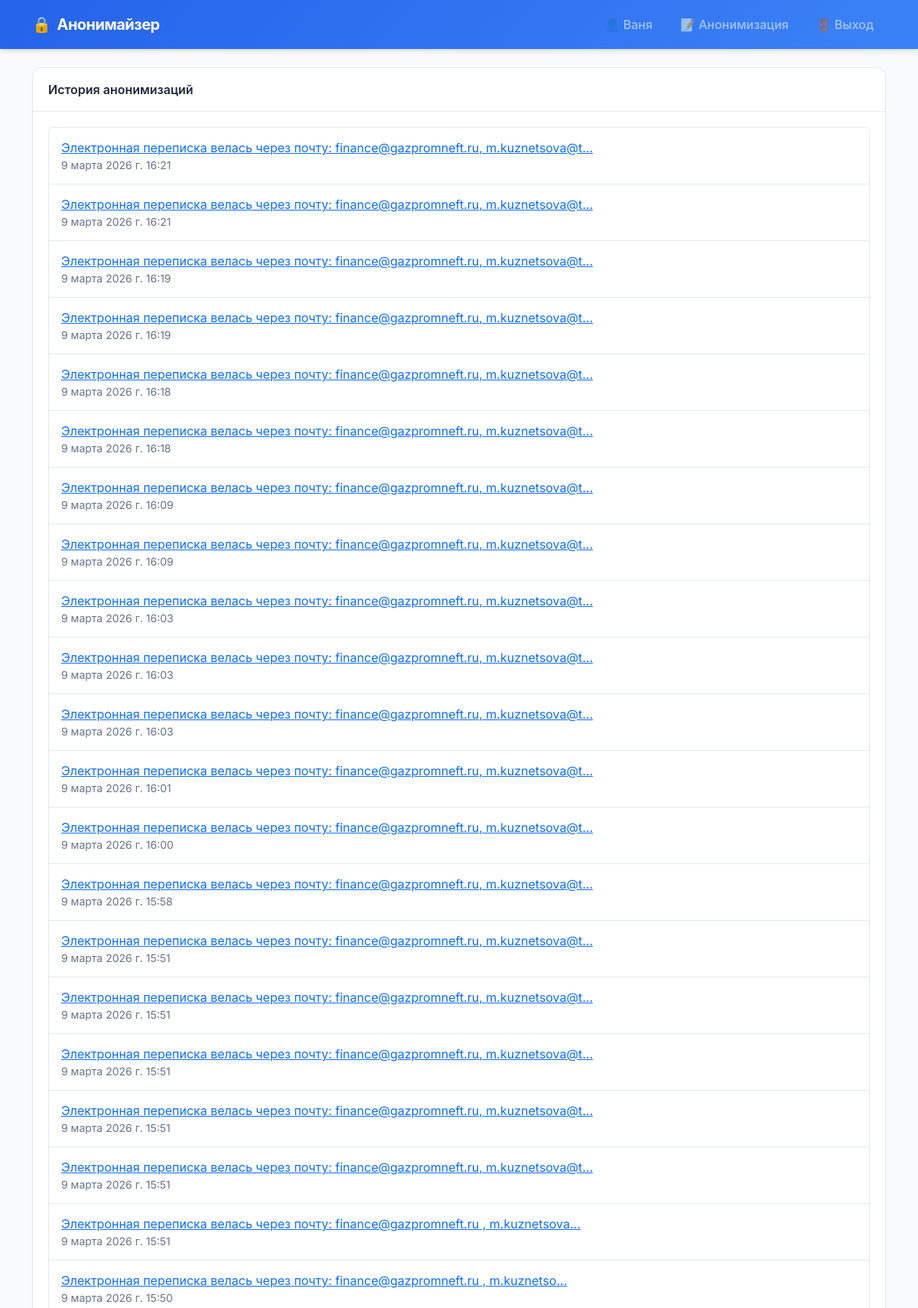
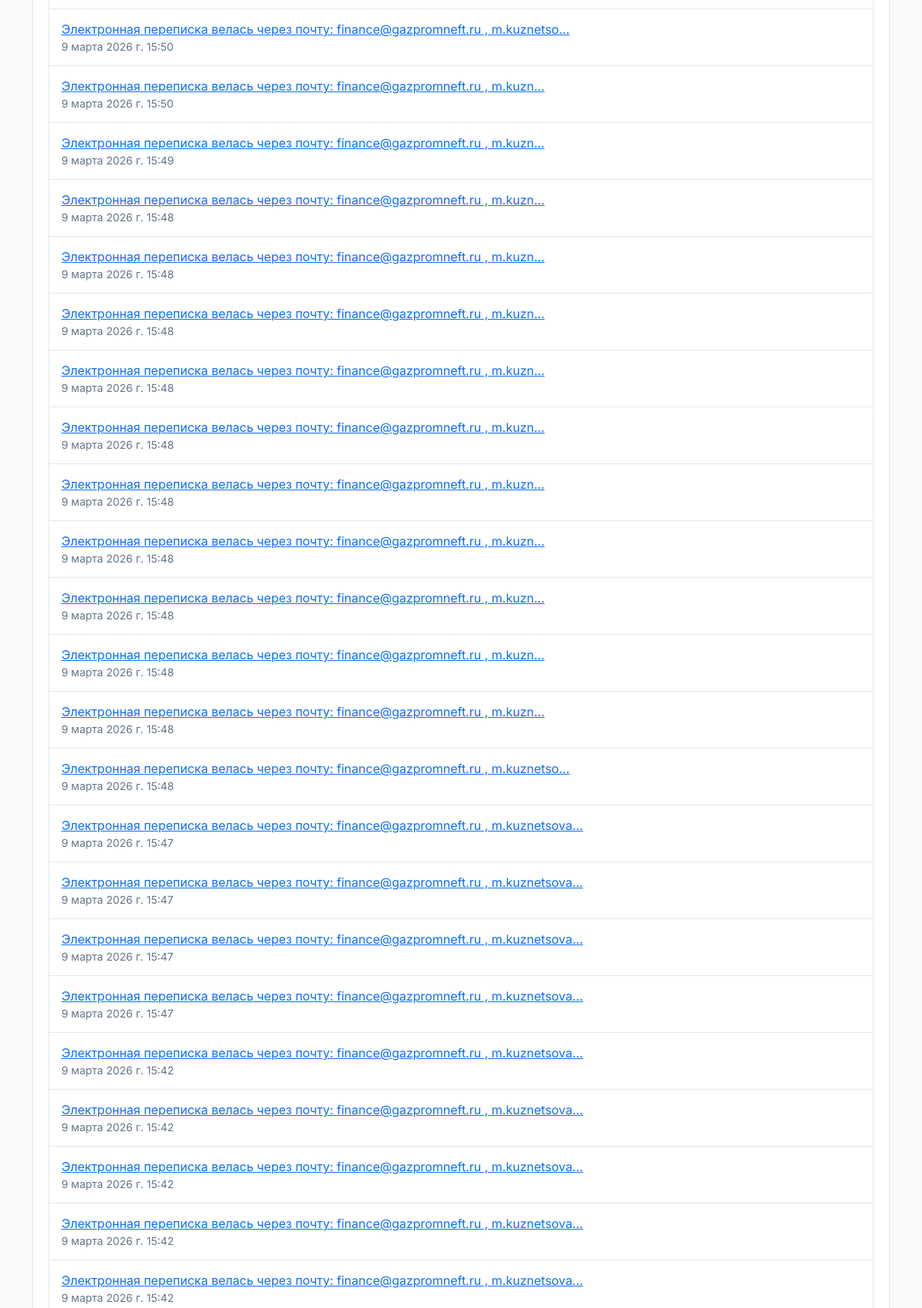
Page /history/ (signed in, upper part) on the committed database (2 pictures, top to bottom).
### web/core/models.py (models this page shows, shortened)
class AnonymizationHistory(models.Model):
    user = models.ForeignKey(settings.AUTH_USER_MODEL, on_delete=models.CASCADE, related_name="anonymizations")
    title = models.CharField(max_length=255, blank=True)
    original = models.TextField()
    result = models.TextField()
    entities = models.TextField(blank=True, default="[]")  # JSON-строка с данными сущностей
    created_at = models.DateTimeField(auto_now_add=True)
    class Meta:
        ordering = ["-created_at"]
        verbose_name = "История анонимизации"
        verbose_name_plural = "История анонимизаций"

### web/core/views.py (the view)
# urls.py: path("history/", views.history_view, name="history"),
@login_required
def history_view(request):
    history = AnonymizationHistory.objects.filter(user=request.user)
    return render(request, "history.html", {"history": history})

### web/templates/history.html
{% extends "base.html" %}
{% block content %}
<div class="card">
  <div class="card-header">История анонимизаций</div>
  <div class="card-body">
    <ul class="list-group">
      {% if history %}
        {% for h in history %}
          <li class="list-group-item">
            <a href="{% url 'core:history_detail' h.pk %}">{{ h.title|default:"(без заголовка)" }}</a>
            <div class="text-muted small">{{ h.created_at }}</div>
          </li>
        {% endfor %}
      {% else %}
        <li class="list-group-item text-muted">История пуста</li>
      {% endif %}
    </ul>
  </div>
</div>
{% endblock %}

### web/templates/base.html (shortened to what this page needs)
<!doctype html>
<html lang="ru">
<head>
  <link href="https://cdn.jsdelivr.net/npm/bootstrap@5.3.2/dist/css/bootstrap.min.css" rel="stylesheet">
  <link href="https://cdn.jsdelivr.net/npm/bootstrap-icons@1.11.1/font/bootstrap-icons.css" rel="stylesheet">
</head>
<body>
<nav class="navbar navbar-expand-lg navbar-dark">
  <div class="container">
    <a class="navbar-brand d-flex align-items-center gap-2" href="{% url 'core:landing' %}">
      <span>🔒</span> Анонимайзер
    </a>
    <div class="collapse navbar-collapse" id="navbarNav">
      <ul class="navbar-nav ms-auto gap-1">
        {% if user.is_authenticated %}
          <li class="nav-item"><a class="nav-link" href="{% url 'core:profile' %}">👤 {{ user.username }}</a></li>
          <li class="nav-item"><a class="nav-link" href="{% url 'core:anonymize' %}">📝 Анонимизация</a></li>
          <li class="nav-item"><a class="nav-link" href="{% url 'logout' %}">🚪 Выход</a></li>
        {% else %}
          <li class="nav-item"><a class="nav-link" href="{% url 'login' %}">Вход</a></li>
          <li class="nav-item"><a class="nav-link" href="{% url 'register' %}">Регистрация</a></li>
        {% endif %}
      </ul>
    </div>
  </div>
</nav>
<div class="container py-4">
  {% block content %}{% endblock %}
</div>
</body>
</html>

### web/templates/base.html (style rules this page uses)
:root { --primary-color: #2563eb; --primary-hover: #1d4ed8; --secondary-color: #64748b; --success-color: #10b981; --danger-color: #ef4444; --background-color: #f8fafc; --card-background: #ffffff; --text-primary: #1e293b; --text-secondary: #64748b; --border-color: #e2e8f0; --shadow-sm: 0 1px 2px 0 rgb(0 0 0 / 0.05); --shadow-md: 0 4px 6px -1px rgb(0 0 0 / 0.1), 0 2px 4px -2px rgb(0 0 0 / 0.1); --shadow-lg: 0 10px 15px -3px rgb(0 0 0 / 0.1), 0 4px 6px -4px rgb(0 0 0 / 0.1); --radius-sm: 0.375rem; --radius-md: 0.5rem; --radius-lg: 0.75rem; }
* { font-family: 'Inter', -apple-system, BlinkMacSystemFont, 'Segoe UI', Roboto, sans-serif; }
body { background-color: var(--background-color); color: var(--text-primary); min-height: 100vh; }
.navbar { background: linear-gradient(135deg, var(--primary-color) 0%, #3b82f6 100%) !important; box-shadow: var(--shadow-md); padding: 0.75rem 0; }
.navbar-brand { font-weight: 700; font-size: 1.25rem; letter-spacing: -0.025em; }
.nav-link { font-weight: 500; padding: 0.5rem 1rem !important; border-radius: var(--radius-sm); transition: background-color 0.2s ease; }
.card { background: var(--card-background); border: 1px solid var(--border-color); border-radius: var(--radius-lg); box-shadow: var(--shadow-sm); transition: box-shadow 0.2s ease; }
.card-header { background: transparent; border-bottom: 1px solid var(--border-color); font-weight: 600; color: var(--text-primary); padding: 1rem 1.25rem; }
.card-body { padding: 1.25rem; }
.list-group-item { border: 1px solid var(--border-color); padding: 0.875rem 1rem; transition: background-color 0.15s ease; }
.text-muted { color: var(--text-secondary) !important; }
* { transition-property: background-color, border-color, color, fill, stroke; transition-timing-function: cubic-bezier(0.4, 0, 0.2, 1); transition-duration: 150ms; }

### rows in the picture
AnonymizationHistory: title "Электронная переписка велась через почту: finance@gazpromneft.ru, m.kuznetsova@t...", created_at "9 марта 2026 г. 16:21"
AnonymizationHistory: title "Электронная переписка велась через почту: finance@gazpromneft.ru, m.kuznetsova@t...", created_at "9 марта 2026 г. 16:21"
AnonymizationHistory: title "Электронная переписка велась через почту: finance@gazpromneft.ru, m.kuznetsova@t...", created_at "9 марта 2026 г. 16:19"
AnonymizationHistory: title "Электронная переписка велась через почту: finance@gazpromneft.ru, m.kuznetsova@t...", created_at "9 марта 2026 г. 16:19"
AnonymizationHistory: title "Электронная переписка велась через почту: finance@gazpromneft.ru, m.kuznetsova@t...", created_at "9 марта 2026 г. 16:18"
AnonymizationHistory: title "Электронная переписка велась через почту: finance@gazpromneft.ru, m.kuznetsova@t...", created_at "9 марта 2026 г. 16:18"
AnonymizationHistory: title "Электронная переписка велась через почту: finance@gazpromneft.ru, m.kuznetsova@t...", created_at "9 марта 2026 г. 16:09"
AnonymizationHistory: title "Электронная переписка велась через почту: finance@gazpromneft.ru, m.kuznetsova@t...", created_at "9 марта 2026 г. 16:09"
AnonymizationHistory: title "Электронная переписка велась через почту: finance@gazpromneft.ru, m.kuznetsova@t...", created_at "9 марта 2026 г. 16:03"
AnonymizationHistory: title "Электронная переписка велась через почту: finance@gazpromneft.ru, m.kuznetsova@t...", created_at "9 марта 2026 г. 16:03"
AnonymizationHistory: title "Электронная переписка велась через почту: finance@gazpromneft.ru, m.kuznetsova@t...", created_at "9 марта 2026 г. 16:03"
AnonymizationHistory: title "Электронная переписка велась через почту: finance@gazpromneft.ru, m.kuznetsova@t...", created_at "9 марта 2026 г. 16:01"
AnonymizationHistory: title "Электронная переписка велась через почту: finance@gazpromneft.ru, m.kuznetsova@t...", created_at "9 марта 2026 г. 16:00"
AnonymizationHistory: title "Электронная переписка велась через почту: finance@gazpromneft.ru, m.kuznetsova@t...", created_at "9 марта 2026 г. 15:58"
AnonymizationHistory: title "Электронная переписка велась через почту: finance@gazpromneft.ru, m.kuznetsova@t...", created_at "9 марта 2026 г. 15:51"
AnonymizationHistory: title "Электронная переписка велась через почту: finance@gazpromneft.ru, m.kuznetsova@t...", created_at "9 марта 2026 г. 15:51"
AnonymizationHistory: title "Электронная переписка велась через почту: finance@gazpromneft.ru, m.kuznetsova@t...", created_at "9 марта 2026 г. 15:51"
AnonymizationHistory: title "Электронная переписка велась через почту: finance@gazpromneft.ru, m.kuznetsova@t...", created_at "9 марта 2026 г. 15:51"
AnonymizationHistory: title "Электронная переписка велась через почту: finance@gazpromneft.ru, m.kuznetsova@t...", created_at "9 марта 2026 г. 15:51"
AnonymizationHistory: title "Электронная переписка велась через почту: finance@gazpromneft.ru , m.kuznetsova...", created_at "9 марта 2026 г. 15:51"
AnonymizationHistory: title "Электронная переписка велась через почту: finance@gazpromneft.ru , m.kuznetso...", created_at "9 марта 2026 г. 15:50"
AnonymizationHistory: title "Электронная переписка велась через почту: finance@gazpromneft.ru , m.kuznetso...", created_at "9 марта 2026 г. 15:50"
AnonymizationHistory: title "Электронная переписка велась через почту: finance@gazpromneft.ru , m.kuzn...", created_at "9 марта 2026 г. 15:50"
AnonymizationHistory: title "Электронная переписка велась через почту: finance@gazpromneft.ru , m.kuzn...", created_at "9 марта 2026 г. 15:49"
AnonymizationHistory: title "Электронная переписка велась через почту: finance@gazpromneft.ru , m.kuzn...", created_at "9 марта 2026 г. 15:48"
AnonymizationHistory: title "Электронная переписка велась через почту: finance@gazpromneft.ru , m.kuzn...", created_at "9 марта 2026 г. 15:48"
AnonymizationHistory: title "Электронная переписка велась через почту: finance@gazpromneft.ru , m.kuzn...", created_at "9 марта 2026 г. 15:48"
AnonymizationHistory: title "Электронная переписка велась через почту: finance@gazpromneft.ru , m.kuzn...", created_at "9 марта 2026 г. 15:48"
AnonymizationHistory: title "Электронная переписка велась через почту: finance@gazpromneft.ru , m.kuzn...", created_at "9 марта 2026 г. 15:48"
AnonymizationHistory: title "Электронная переписка велась через почту: finance@gazpromneft.ru , m.kuzn...", created_at "9 марта 2026 г. 15:48"
AnonymizationHistory: title "Электронная переписка велась через почту: finance@gazpromneft.ru , m.kuzn...", created_at "9 марта 2026 г. 15:48"
AnonymizationHistory: title "Электронная переписка велась через почту: finance@gazpromneft.ru , m.kuzn...", created_at "9 марта 2026 г. 15:48"
AnonymizationHistory: title "Электронная переписка велась через почту: finance@gazpromneft.ru , m.kuzn...", created_at "9 марта 2026 г. 15:48"
AnonymizationHistory: title "Электронная переписка велась через почту: finance@gazpromneft.ru , m.kuzn...", created_at "9 марта 2026 г. 15:48"
AnonymizationHistory: title "Электронная переписка велась через почту: finance@gazpromneft.ru , m.kuznetso...", created_at "9 марта 2026 г. 15:48"
AnonymizationHistory: title "Электронная переписка велась через почту: finance@gazpromneft.ru , m.kuznetsova...", created_at "9 марта 2026 г. 15:47"
AnonymizationHistory: title "Электронная переписка велась через почту: finance@gazpromneft.ru , m.kuznetsova...", created_at "9 марта 2026 г. 15:47"
AnonymizationHistory: title "Электронная переписка велась через почту: finance@gazpromneft.ru , m.kuznetsova...", created_at "9 марта 2026 г. 15:47"
AnonymizationHistory: title "Электронная переписка велась через почту: finance@gazpromneft.ru , m.kuznetsova...", created_at "9 марта 2026 г. 15:47"
AnonymizationHistory: title "Электронная переписка велась через почту: finance@gazpromneft.ru , m.kuznetsova...", created_at "9 марта 2026 г. 15:42"
AnonymizationHistory: title "Электронная переписка велась через почту: finance@gazpromneft.ru , m.kuznetsova...", created_at "9 марта 2026 г. 15:42"
AnonymizationHistory: title "Электронная переписка велась через почту: finance@gazpromneft.ru , m.kuznetsova...", created_at "9 марта 2026 г. 15:42"
AnonymizationHistory: title "Электронная переписка велась через почту: finance@gazpromneft.ru , m.kuznetsova...", created_at "9 марта 2026 г. 15:42"
AnonymizationHistory: title "Электронная переписка велась через почту: finance@gazpromneft.ru , m.kuznetsova...", created_at "9 марта 2026 г. 15:42"

### other values in the picture
{{ user.username }} "Ваня"
